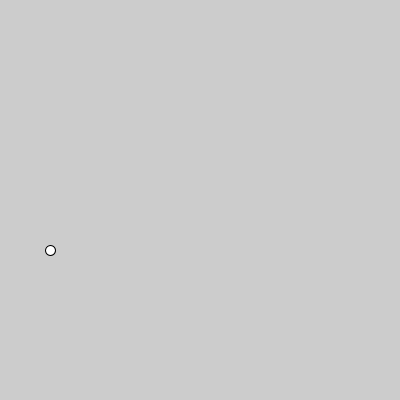
Frame 1 (no input)
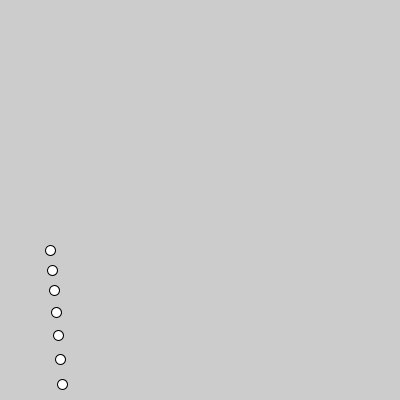
Frame 60 (the mouse pressed at the canvas centre just before this capture)
Frame 120 (the mouse held since frame 60 and released just before this capture): identical to frame 60, image omitted

The Processing sketch that drew these frames (run headless with seeded random() and noise(); from frame 60 on, the mouse is pressed at the canvas centre):

// Processing sketch: week08_2_newton_x_y_vx_vy_gravity
// ── week08_2_newton_x_y_vx_vy_gravity.pde
//牛頓力學(1)靜者恆靜、動者恆動(2)f=ma、位置、速度、加速度
void setup(){
 size(400,400);
}
float x=50,y=250,vx=2,vy=20;
void draw(){
 ellipse(x,y,10,10); 
 x+=vx;
 y+=vy;
 vy+=0.98;
}
